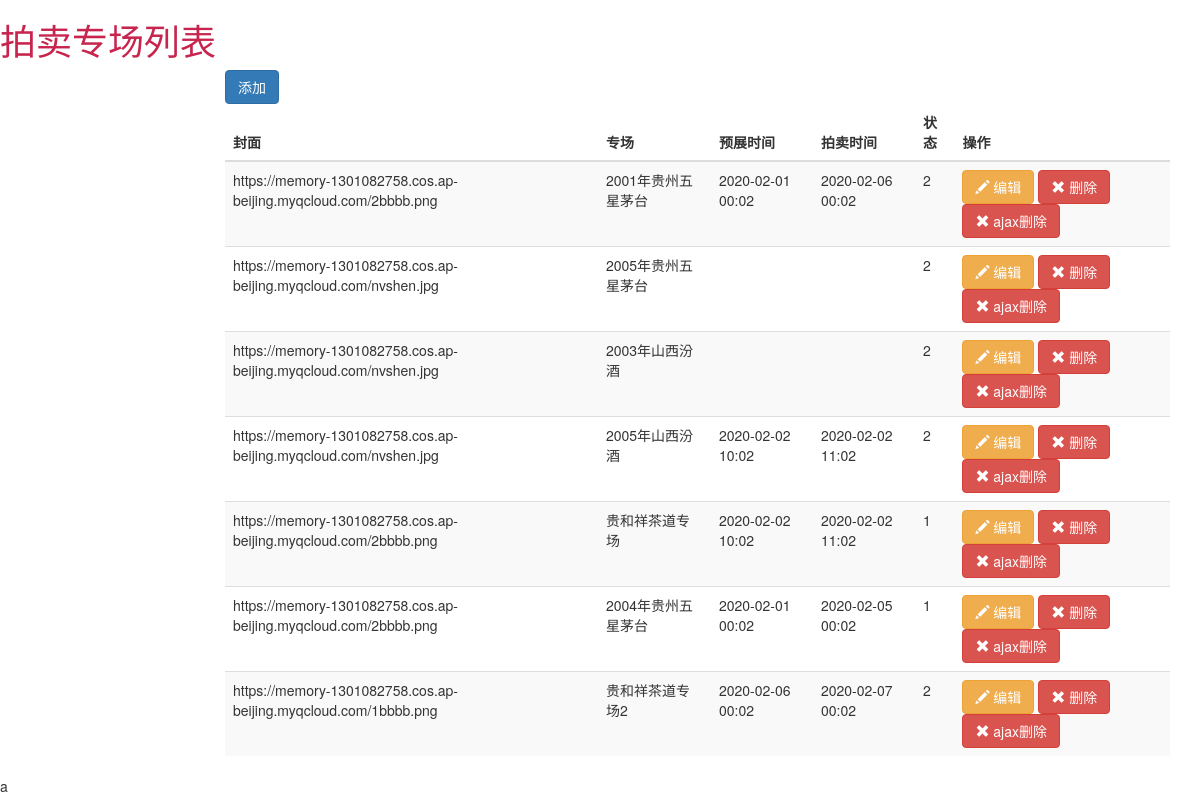
Page /web01/showdetails/ on the committed database.
### api/models.py (models this page shows, shortened)
class Details(models.Model):
    status_choices=[
        (1,'未开拍'),
        (2,'拍卖中'),
        (3,'成交'),
    ]
    status = models.PositiveIntegerField(verbose_name='状态',choices=status_choices,default=1)
    title = models.CharField(verbose_name='标题',null=True,blank=True,max_length=64)
    start_price = models.PositiveIntegerField(verbose_name='起拍价')
    looks = models.IntegerField(verbose_name='浏览次数',default=0)
    follow = models.ForeignKey(verbose_name='关注',to=UserInfo)
    image = models.CharField(verbose_name='拍品图',max_length=64)
    priceup = models.IntegerField(verbose_name='加价幅度',default=100)
    preview_start_time = models.DateTimeField(verbose_name='预展开始时间')
    preview_end_time = models.DateTimeField(verbose_name='预展结束时间',)
    auction_start_time = models.DateTimeField(verbose_name='拍卖开始时间')
    auction_end_time = models.DateTimeField(verbose_name='拍卖结束时间')
    deposit = models.PositiveIntegerField(verbose_name='全场保证金', default=1000)

### web01/views.py (the view)
def showdetails(request):
    details_obj = models.Details.objects.all()
    return render(request,'showdetails.html',{'details_obj':details_obj})

### templates/showdetails.html (shortened to what this page needs)
<!DOCTYPE html>
<html lang="en">
<head>
    <link rel="stylesheet" href="/stricts/bootstrap-3.3.7-dist/css/bootstrap.min.css">
    <link rel="stylesheet" href="/stricts/sw/sweetalert.css">
</head>
<body>
<h1>拍卖专场列表</h1>
<div class="container">
    <div class="row">
        <div class="col-md-10 col-md-offset-2">
                <a href="{% url 'adddetails' %}" class="btn btn-primary">添加</a>
                <table class="table table-striped table-hover">
                <thead>
                <tr>
                    <th>封面</th>
                    <th>专场</th>
                    <th>预展时间</th>
                    <th>拍卖时间</th>
                    <th>状态</th>
                    <th>操作</th>
                </tr>
                </thead>
                <tbody>
                {% for obj in details_obj %}
                    <tr>
                        <td>{{ obj.image }}</td>
                        <td>{{ obj.title }}</td>
                        <td>{{ obj.preview_start_time|date:'Y-m-d H:m' }}</td>
                        <td>{{ obj.auction_start_time|date:'Y-m-d H:m' }}</td>
                        <td>{{ obj.status }}</td>
                        <td>
                            <a href="{% url 'editdetails' obj.pk %}" class="btn btn-warning">
                                <span class="glyphicon glyphicon-pencil" aria-hidden="true"></span>
                                编辑</a>
                            <a href="{% url 'deldetails' %}? details_id={{obj.pk }}" class="btn btn-danger">
                                <span class="glyphicon glyphicon-remove" aria-hidden="true"></span>
                                删除</a>
                            <button details_id="{{ obj.pk }}" class="btn btn-danger ajaxbtn" >
                                <span class="glyphicon glyphicon-remove" aria-hidden="true"></span>
                                ajax删除</button>
                        </td>
                    </tr>
                {% endfor %}
                </tbody>
            </table>
        </div>
    </div>
</div>a
</body>
</html>

### templates/showdetails.html (style rules this page uses)
h1 { color: #c7254e; }

### rows in the picture
Details: image "https://memory-1301082758.cos.ap-beijing.myqcloud.com/2bbbb.png", title "2001年贵州五星茅台", preview_start_time "2020-02-01 00:02", auction_start_time "2020-02-06 00:02", status "2"
Details: image "https://memory-1301082758.cos.ap-beijing.myqcloud.com/nvshen.jpg", title "2005年贵州五星茅台", status "2"
Details: image "https://memory-1301082758.cos.ap-beijing.myqcloud.com/nvshen.jpg", title "2003年山西汾酒", status "2"
Details: image "https://memory-1301082758.cos.ap-beijing.myqcloud.com/nvshen.jpg", title "2005年山西汾酒", preview_start_time "2020-02-02 10:02", auction_start_time "2020-02-02 11:02", status "2"
Details: image "https://memory-1301082758.cos.ap-beijing.myqcloud.com/2bbbb.png", title "贵和祥茶道专场", preview_start_time "2020-02-02 10:02", auction_start_time "2020-02-02 11:02", status "1"
Details: image "https://memory-1301082758.cos.ap-beijing.myqcloud.com/2bbbb.png", title "2004年贵州五星茅台", preview_start_time "2020-02-01 00:02", auction_start_time "2020-02-05 00:02", status "1"
Details: image "https://memory-1301082758.cos.ap-beijing.myqcloud.com/1bbbb.png", title "贵和祥茶道专场2", preview_start_time "2020-02-06 00:02", auction_start_time "2020-02-07 00:02", status "2"
